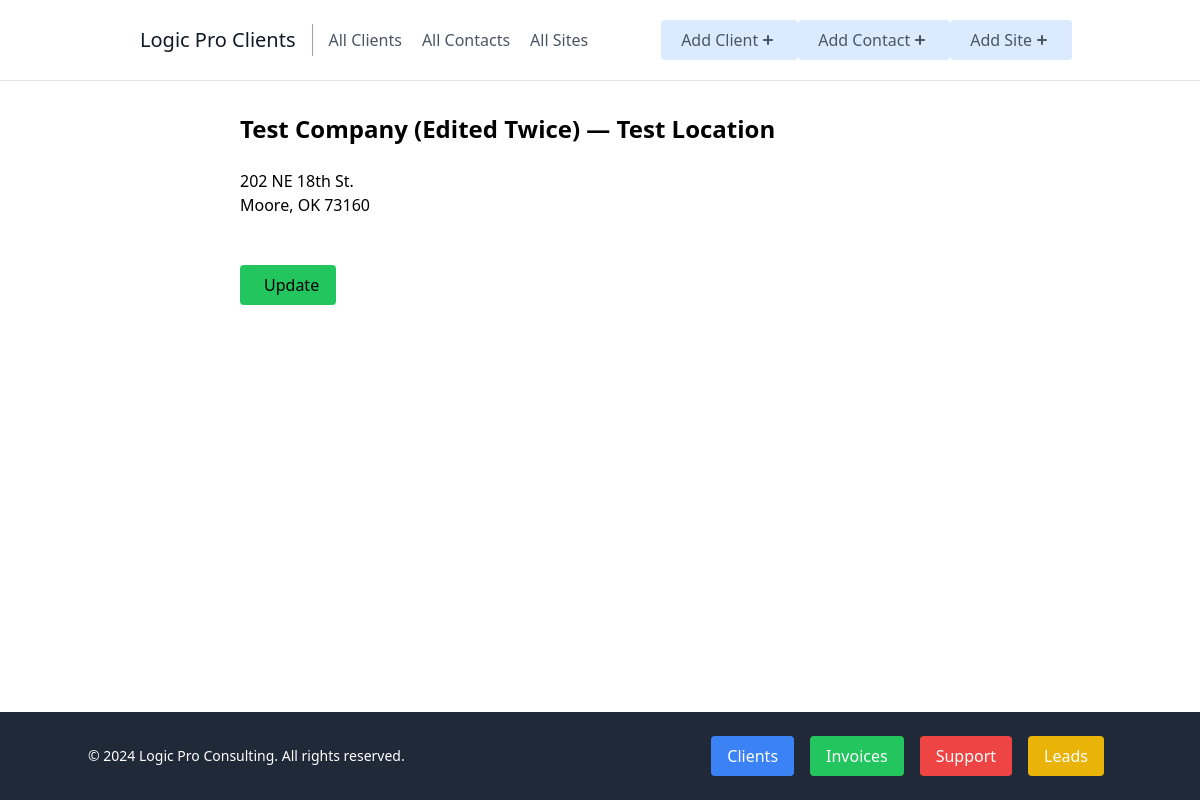
/clients/detail/site/2/, run on the app's committed database.
### clients/models.py (models this page shows, shortened)
class Site(models.Model):
    site_name = models.CharField(max_length=100)
    address = models.CharField(max_length=100)
    city = models.CharField(max_length=100)
    state = models.CharField(max_length=2)
    zip_code = models.CharField(max_length=10)
    created_at = models.DateTimeField(auto_now_add=True)
    updated_at = models.DateTimeField(auto_now=True)
    client = models.ForeignKey(Client, on_delete=models.CASCADE, related_name='main_client', null=True, blank=True)

class Client(models.Model):
    company = models.CharField(max_length=100)
    industry = models.CharField(max_length=100)
    hourly_rate = models.DecimalField(max_digits=5, decimal_places=2)
    created_at = models.DateTimeField(auto_now_add=True)
    updated_at = models.DateTimeField(auto_now=True)
    balance = models.DecimalField(max_digits=10, decimal_places=2, default=0, blank=True)
    contact = models.ForeignKey(Contact, on_delete=models.CASCADE, related_name='client_contact', null=True, blank=True)
    invoice_contact = models.ForeignKey(Contact, on_delete=models.CASCADE, related_name='invoice_contact', null=True, blank=True)

### clients/views.py (the view)
# urls.py: path('clients/detail/site/<int:pk>/', site_detail, name='site-detail'),
def site_detail(request, pk): # site detail
    site = get_object_or_404(Site, pk=pk)
    context = {
        'site': site
    }
    return render(request, 'clients/site_detail.html', context)

### clients/templates/clients/site_detail.html
{% extends 'clients/_base.html' %}
{% block content %}
    <div class="sm:w-2/3 mx-auto px-10">
        <h1 class="text-2xl font-bold">{{ site.client.company }} — {{ site.site_name }}</h1><br>
        <div class="flex justify-between">
            <div>
                <p>{{ site.address }}</p>
                <p>{{ site.city }}, {{ site.state }} {{ site.zip_code }}</p>
                <br><br>
                <a href="{% url 'update-site' site.pk %}"><p class="rounded bg-green-500 px-6 py-2 w-24">Update</p></a><br><br>
            </div>
        </div>
    </div>
{% endblock content %}

### data on the page
Site: client.company "Test Company (Edited Twice)", site_name "Test Location", address "202 NE 18th St.", city "Moore", state "OK", zip_code "73160"
